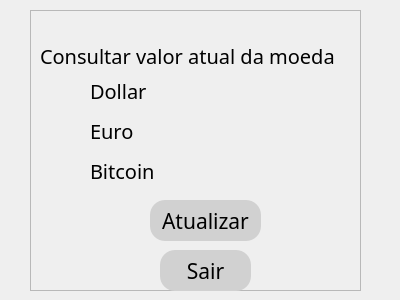
<?xml version="1.0" encoding="UTF-8"?>
<ui version="4.0">
 <class>Form</class>
 <widget class="QWidget" name="Form">
  <property name="geometry">
   <rect>
    <x>0</x>
    <y>0</y>
    <width>400</width>
    <height>300</height>
   </rect>
  </property>
  <property name="windowTitle">
   <string>Form</string>
  </property>
  <widget class="QPushButton" name="pushButtonAtualizar">
   <property name="geometry">
    <rect>
     <x>150</x>
     <y>200</y>
     <width>111</width>
     <height>41</height>
    </rect>
   </property>
   <property name="font">
    <font>
     <family>MV Boli</family>
     <pointsize>16</pointsize>
    </font>
   </property>
   <property name="styleSheet">
    <string notr="true">QPushButton{
	background-color:rgb(209,209,209);
	border-radius: 15px
}

QPushButton:hover{
	background-color:rgb(9,125,235);
	color: #fff;
}</string>
   </property>
   <property name="text">
    <string>Atualizar</string>
   </property>
  </widget>
  <widget class="QLabel" name="label">
   <property name="geometry">
    <rect>
     <x>40</x>
     <y>30</y>
     <width>311</width>
     <height>51</height>
    </rect>
   </property>
   <property name="font">
    <font>
     <family>MV Boli</family>
     <pointsize>15</pointsize>
    </font>
   </property>
   <property name="text">
    <string>Consultar valor atual da moeda</string>
   </property>
  </widget>
  <widget class="QLabel" name="label_Resul_Bitc">
   <property name="geometry">
    <rect>
     <x>90</x>
     <y>150</y>
     <width>231</width>
     <height>41</height>
    </rect>
   </property>
   <property name="font">
    <font>
     <family>MV Boli</family>
     <pointsize>15</pointsize>
    </font>
   </property>
   <property name="text">
    <string>Bitcoin</string>
   </property>
  </widget>
  <widget class="QLabel" name="label_Resul_Euro">
   <property name="geometry">
    <rect>
     <x>90</x>
     <y>110</y>
     <width>231</width>
     <height>41</height>
    </rect>
   </property>
   <property name="font">
    <font>
     <family>MV Boli</family>
     <pointsize>15</pointsize>
    </font>
   </property>
   <property name="text">
    <string>Euro</string>
   </property>
  </widget>
  <widget class="QPushButton" name="pushButtonSair">
   <property name="geometry">
    <rect>
     <x>160</x>
     <y>250</y>
     <width>91</width>
     <height>41</height>
    </rect>
   </property>
   <property name="font">
    <font>
     <family>MV Boli</family>
     <pointsize>16</pointsize>
    </font>
   </property>
   <property name="styleSheet">
    <string notr="true">QPushButton{
	background-color:rgb(209,209,209);
	border-radius: 15px
}

QPushButton:hover{
	background-color:rgb(9,125,235);
	color: #fff;
}</string>
   </property>
   <property name="text">
    <string>Sair</string>
   </property>
  </widget>
  <widget class="QLabel" name="label_Resul_Dollar">
   <property name="geometry">
    <rect>
     <x>90</x>
     <y>70</y>
     <width>231</width>
     <height>41</height>
    </rect>
   </property>
   <property name="font">
    <font>
     <family>MV Boli</family>
     <pointsize>15</pointsize>
    </font>
   </property>
   <property name="text">
    <string>Dollar</string>
   </property>
  </widget>
  <widget class="QFrame" name="frame">
   <property name="geometry">
    <rect>
     <x>30</x>
     <y>10</y>
     <width>331</width>
     <height>281</height>
    </rect>
   </property>
   <property name="frameShape">
    <enum>QFrame::StyledPanel</enum>
   </property>
   <property name="frameShadow">
    <enum>QFrame::Raised</enum>
   </property>
   <widget class="QLabel" name="labelTime">
    <property name="geometry">
     <rect>
      <x>0</x>
      <y>0</y>
      <width>331</width>
      <height>16</height>
     </rect>
    </property>
    <property name="text">
     <string/>
    </property>
   </widget>
  </widget>
  <zorder>frame</zorder>
  <zorder>pushButtonAtualizar</zorder>
  <zorder>label</zorder>
  <zorder>label_Resul_Bitc</zorder>
  <zorder>label_Resul_Euro</zorder>
  <zorder>pushButtonSair</zorder>
  <zorder>label_Resul_Dollar</zorder>
 </widget>
 <resources/>
 <connections/>
</ui>
